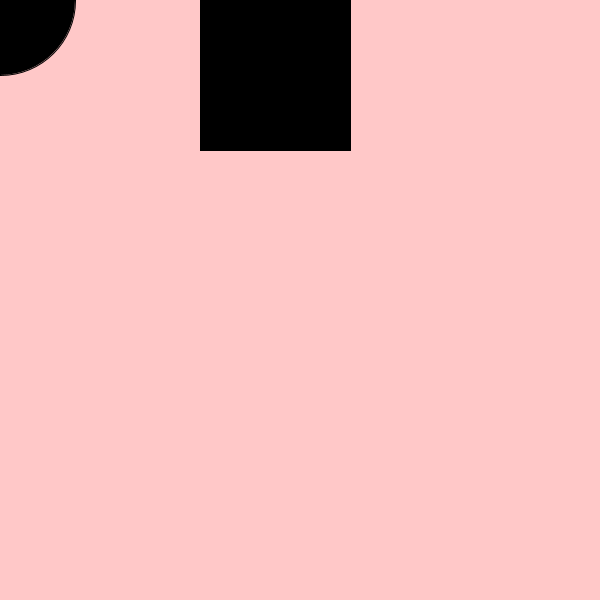
Frame 1 (no input)
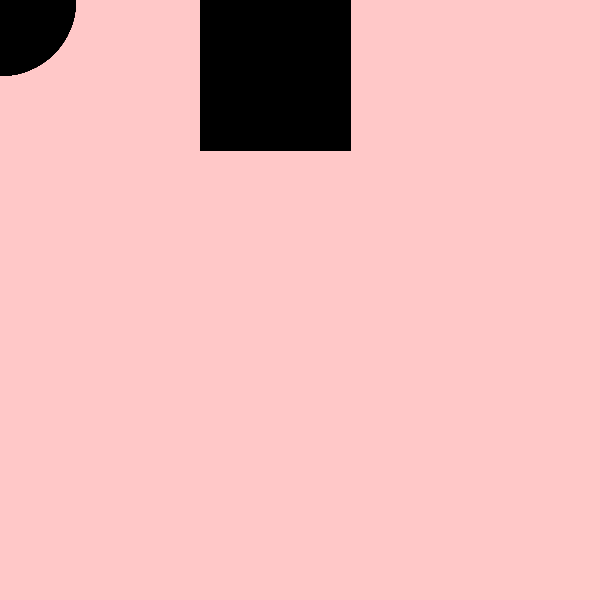
Frame 60 (the mouse pressed at the canvas centre just before this capture)
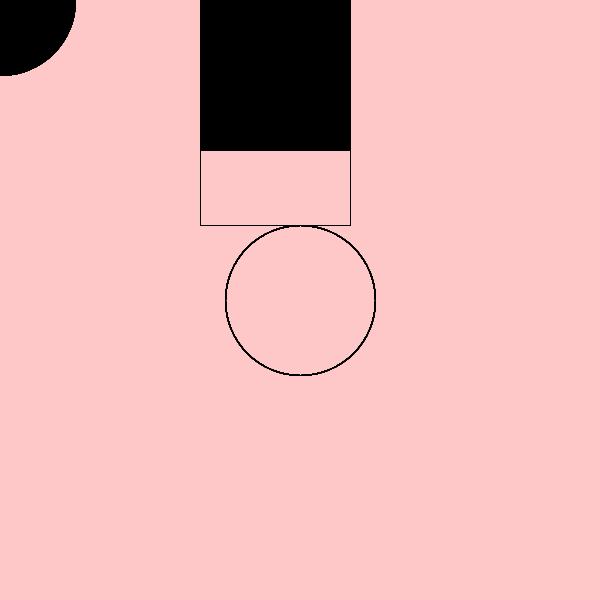
Frame 120 (the mouse held since frame 60 and released just before this capture)

The Processing sketch that drew these frames (run headless with seeded random() and noise(); from frame 60 on, the mouse is pressed at the canvas centre):

// Processing sketch: processing_156681
// ── processing_156681.pde

//declare
int value = 0;


void setup(){
//load (in setup)
  background (255,200,200);
  size (600,600);

  }
  
  void draw (){
  //draw it at 0,0 (in draw)

  fill(mouseY);
  rect(200, mouseX/4, 150, 150);
 ellipse(mouseX,mouseY,width/4,height/4);
  if(mouseX >0 && mouseX<width/2 && mouseY>0 && mouseY<height/5 )
  {fill(200);
    }
    else {
    fill(250);
  
    }
   
    }
